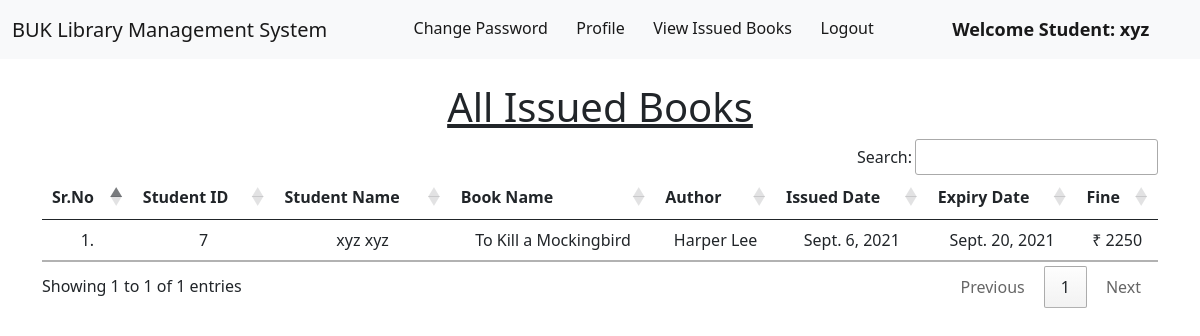
The app's page /student_issued_books/ (signed in) with its own data.
### library/models.py (models this page shows, shortened)
class Book(models.Model):
    name = models.CharField(max_length=200)
    author = models.CharField(max_length=200)
    isbn = models.PositiveIntegerField()
    category = models.CharField(max_length=50)

class IssuedBook(models.Model):
    student_id = models.CharField(max_length=100, blank=True)
    isbn = models.CharField(max_length=13)
    issued_date = models.DateField(auto_now=True)
    expiry_date = models.DateField(default=expiry)

### library/views.py (the view)
# urls.py: path("student_issued_books/", views.student_issued_books, name="student_issued_books"),
@login_required(login_url = '/student_login')
def student_issued_books(request):
    student = Student.objects.filter(user_id=request.user.id)
    issuedBooks = IssuedBook.objects.filter(student_id=student[0].user_id)
    li1 = []
    li2 = []
    for i in issuedBooks:
        books = Book.objects.filter(isbn=i.isbn)
        for book in books:
            t=(request.user.id, request.user.get_full_name, book.name,book.author)
            li1.append(t)
        days=(date.today()-i.issued_date)
        d=days.days
        fine=0
        if d>15:
            day=d-14
            fine=day*5
        t=(issuedBooks[0].issued_date, issuedBooks[0].expiry_date, fine)
        li2.append(t)
    return render(request,'student_issued_books.html',{'li1':li1, 'li2':li2})

### library/templates/student_issued_books.html (shortened to what this page needs)
{% extends 'student_navbar.html' %}
{% load static %}
{% block body %}
<div class="container mt-4">
    <h1 class="text-center"><u>All Issued Books</u></h1>
    <table class="table table-hover" id="example">
        <thead>
            <tr class="text-center">
                <th>Sr.No</th>
                <th>Student ID</th>
                <th>Student Name</th>
                <th>Book Name</th>
                <th>Author</th>
                <th>Issued Date</th>
                <th>Expiry Date</th>
                <th>Fine</th>
            </tr>
        </thead>
        <tbody>
            {% for i in li1 %}
            <tr class="text-center">
                <td>{{forloop.counter}}.</td>
                <td>{{i.0}}</td>
                <td>{{i.1}}</td>
                <td>{{i.2}}</td>
                <td>{{i.3}}</td>
                {% endfor %}
                {% for i in li2 %}
                <td>{{i.0}}</td>
                <td>{{i.1}}</td>
                <td>₹ {{i.2}}</td>
            </tr>
            {% endfor %}
        </tbody>
    </table>
    </div>
{% endblock %}

### library/templates/student_navbar.html (shortened to what this page needs)
<!DOCTYPE html>
<html lang="en">
  <head>
    <link
      href="https://cdn.jsdelivr.net/npm/bootstrap@5.1.0/dist/css/bootstrap.min.css"
      rel="stylesheet"
    />
    <link
      rel="stylesheet"
      href="https://cdn.datatables.net/1.10.25/css/jquery.dataTables.min.css"
    />
    <link
      rel="stylesheet"
      href="https://cdn.datatables.net/buttons/1.7.1/css/buttons.dataTables.min.css"
    />
  </head>
  <body>
    <nav class="navbar navbar-expand-lg navbar-light bg-light sticky-top">
      <div class="container-fluid">
        <a class="navbar-brand" href="#">BUK Library Management System</a>
        <div class="collapse navbar-collapse" id="navbarSupportedContent">
          <ul class="navbar-nav me-auto mb-2 mb-lg-0">
            <li class="nav-item">
              <a
                class="nav-link active"
                aria-current="page"
                href="/change_password/"
                >Change Password</a
              >
            </li>
            <li class="nav-item">
              <a class="nav-link active" aria-current="page" href="/profile/"
                >Profile</a
              >
            </li>
            <li class="nav-item">
              <a
                class="nav-link active"
                aria-current="page"
                href="/student_issued_books/"
                >View Issued Books</a
              >
            </li>
            <li class="nav-item">
              <a class="nav-link active" aria-current="page" href="/logout/"
                >Logout</a
              >
            </li>
            <li class="nav-item">
              <a
                style="
                  font-weight: 600;
                  font-family: 'Segoe UI', Tahoma, Geneva, Verdana, sans-serif;
                  font-size: large;
                "
                class="nav-link active"
                href="#"
                >Welcome Student: {{request.user}}</a
              >
            </li>
          </ul>
        </div>
      </div>
    </nav>
    {% block body %} {% endblock %}
  </body>
</html>

### records on screen
Book: name "To Kill a Mockingbird", author "Harper Lee"
IssuedBook: issued_date "Sept. 6, 2021", expiry_date "Sept. 20, 2021"

### other values on screen
{{ request.user }} "xyz"
{{ i.0 }} "7"
{{ i.1 }} "xyz xyz"
{{ i.2 }} "2250"
